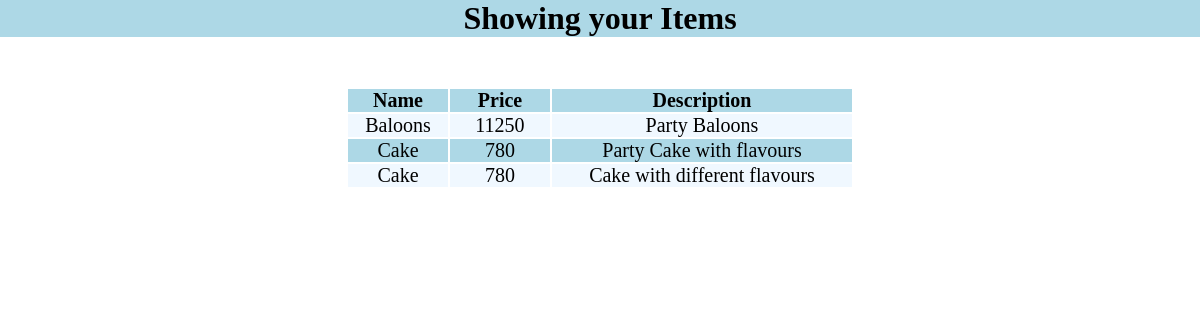
The app's page /vendor/checkitem/ with its own data.
### vendors/models.py (models this page shows, shortened)
class VendorItem(models.Model):
    name = models.CharField(max_length=20)
    price = models.IntegerField()
    desc = models.TextField(max_length=200)

### vendors/views.py (the view)
# urls.py: path('checkitem/' , checkitem , name='checkitem'),
def checkitem(request):
    obj = VendorItem.objects.all()
    return render(request , 'checkitem.html' , {'obj':obj})

### vendors/templates/checkitem.html (shortened to what this page needs)
<!DOCTYPE html>
<html lang="en">
<head>
</head>
<body>
    <div class="heading">
        <h1>Showing your Items</h1>
    </div>
    <table class="table">
        <tr>
            <td width="100px">Name</td>
            <td width="100px">Price</td>
            <td width="300px">Description</td>
        </tr>
        {% for x in obj %}
        <tr>
            <td>{{x.name}}</td>
            <td>{{x.price}}</td>
            <td>{{x.desc}}</td>
        </tr>
        {% endfor %}
    </table>
</body>
</html>

### vendors/templates/checkitem.html (style rules this page uses)
* { padding: 0; margin: 0; }
.heading { text-align: center; background-color: lightblue; }
.table { margin: auto; text-align: center; margin-top: 50px; }
table { text-align: center; font-size: 20px; }
table tr:first-child { font-weight: bold; }
table tr:nth-child(odd) { background-color: lightblue; }
table tr:nth-child(even) { background-color: aliceblue; }

### records on screen
VendorItem: name "Baloons", price "11250", desc "Party Baloons"
VendorItem: name "Cake", price "780", desc "Party Cake with flavours"
VendorItem: name "Cake", price "780", desc "Cake with different flavours"
